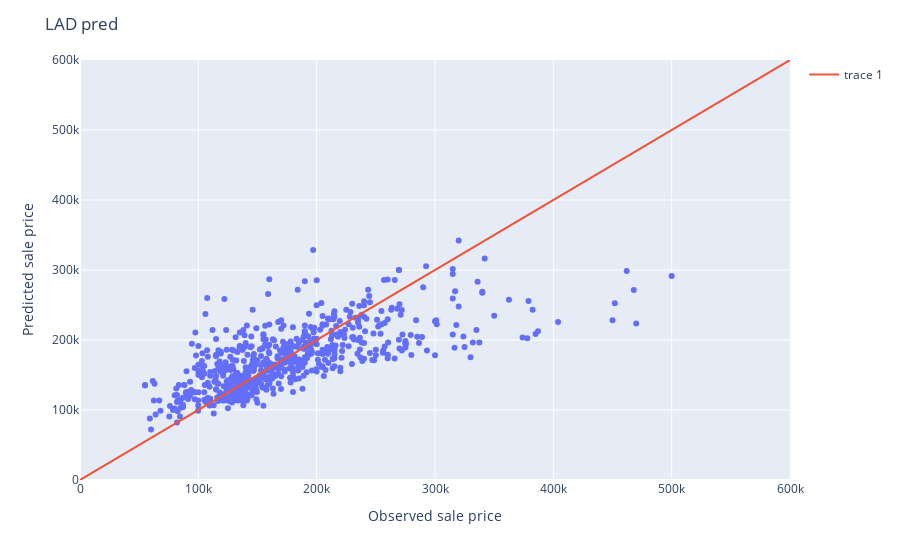

Notebook code cell kept with this figure:
### Markdown cell above
We also plot the predicted versus observed sale price responses for the training data, and add a diagonal line corresponding to the perfect prediction. Again, the two algorithms yield very similar predictions to one another on the validation set (just as they did on the training set). The performance on the validation set overall is a bit worse than the performance was on the training set houses (which is to be expected).

### Code cell
# a scatterplots for each of the predicted and true sale price values for the LAD and LS algorithms applied to the validation data
lad_fig = px.scatter(pred_val_df, x='true', y='lad_pred')
# add a line with slope 1 and intercept 0
lad_fig.add_trace(
    go.Scatter(x=[0, 600000], y=[0, 600000], mode='lines'))
# update axes names and ranges
lad_fig.update_layout(xaxis_title='Observed sale price',
                        yaxis_title='Predicted sale price',
                        title="LAD pred",
                        xaxis_range=[0, 600000],
                        yaxis_range=[0, 600000])

### Figure 1 — Plotly figure (JSON) as saved in the notebook; plotly's stock layout.template omitted (floating-point values rounded to 4 significant figures; data arrays with more than 128 entries replaced by an {"elided": "..."} marker saying what was removed)
{"data": [{"hovertemplate": "true=%{x}<br>lad_pred=%{y}<extra></extra>", "legendgroup": "", "marker": {"color": "#636efa", "symbol": "circle"}, "mode": "markers", "name": "", "orientation": "v", "showlegend": false, "type": "scatter", "x": {"elided": "636 int values"}, "xaxis": "x", "y": {"elided": "636 float values"}, "yaxis": "y"}, {"mode": "lines", "type": "scatter", "x": [0, 600000], "y": [0, 600000]}], "layout": {"legend": {"tracegroupgap": 0}, "margin": {"t": 60}, "title": {"text": "LAD pred"}, "xaxis": {"anchor": "y", "domain": [0, 1], "range": [0, 600000], "title": {"text": "Observed sale price"}}, "yaxis": {"anchor": "x", "domain": [0, 1], "range": [0, 600000], "title": {"text": "Predicted sale price"}}}}
